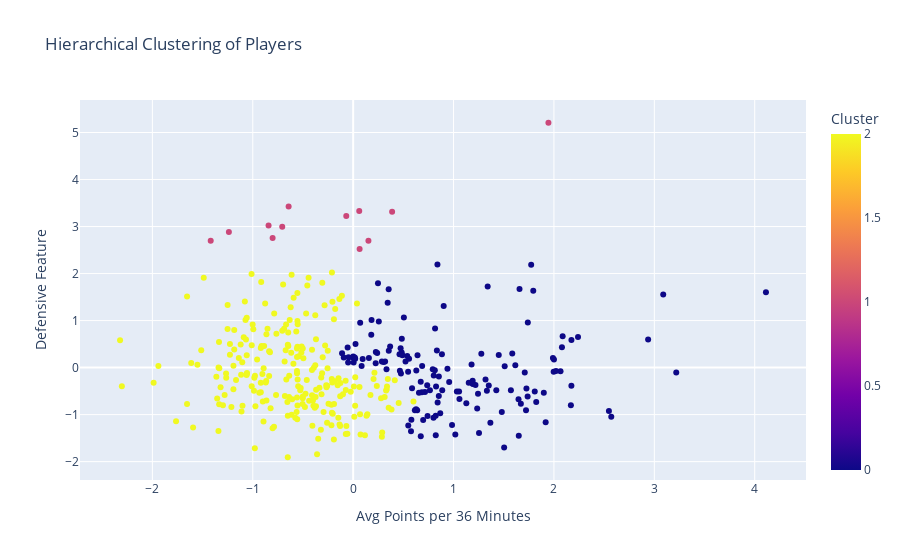

Notebook code for this chart:
### Code cell
fig = px.scatter(
    df,
    x='avg36pts',
    y='defense_features',
    color='Cluster',  
    hover_data={'Player': True, 'avg36pts': True, 'defense_features': True, 'Cluster': True},
    title='Hierarchical Clustering of Players',
    labels={'avg36pts': 'Avg Points per 36 Minutes', 'defense_features': 'Defensive Feature'}
)


fig.show()

### Figure 1 — Plotly figure (JSON) as saved in the notebook; plotly's stock layout.template omitted (floating-point values rounded to 4 significant figures; data arrays with more than 128 entries replaced by an {"elided": "..."} marker saying what was removed)
{"data": [{"customdata": {"elided": "386x2 mixed values"}, "hovertemplate": "Avg Points per 36 Minutes=%{x}<br>Defensive Feature=%{y}<br>Player=%{customdata[0]}<br>Cluster=%{marker.color}<extra></extra>", "legendgroup": "", "marker": {"color": {"elided": "386 int values"}, "coloraxis": "coloraxis", "symbol": "circle"}, "mode": "markers", "name": "", "orientation": "v", "showlegend": false, "type": "scatter", "x": {"elided": "386 float values"}, "xaxis": "x", "y": {"elided": "386 float values"}, "yaxis": "y"}], "layout": {"coloraxis": {"colorbar": {"title": {"text": "Cluster"}}, "colorscale": [[0, "#0d0887"], [0.1111, "#46039f"], [0.2222, "#7201a8"], [0.3333, "#9c179e"], [0.4444, "#bd3786"], [0.5556, "#d8576b"], [0.6667, "#ed7953"], [0.7778, "#fb9f3a"], [0.8889, "#fdca26"], [1, "#f0f921"]]}, "legend": {"tracegroupgap": 0}, "title": {"text": "Hierarchical Clustering of Players"}, "xaxis": {"anchor": "y", "domain": [0, 1], "title": {"text": "Avg Points per 36 Minutes"}}, "yaxis": {"anchor": "x", "domain": [0, 1], "title": {"text": "Defensive Feature"}}}}
